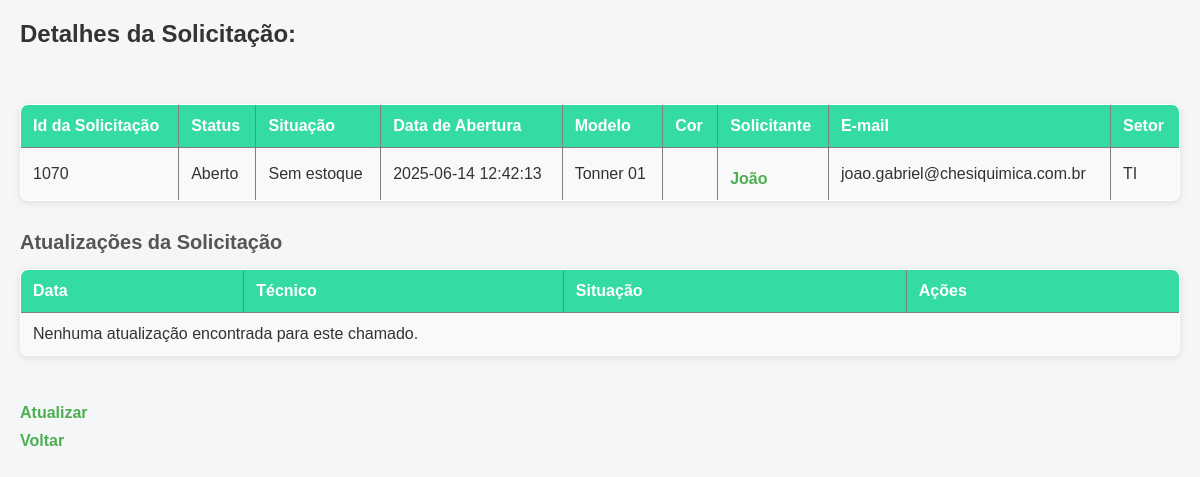
The app's page /dashboard/telainicial/GerenciarTonner/detalhesTonner.php?id=1070 (signed in) with its own data.
### tables this page shows
CREATE TABLE `tonnersolicitacao` (
  `solicitacaoId` int(20) NOT NULL,
  `status` varchar(20) NOT NULL,
  `corTonner` varchar(20) DEFAULT NULL,
  `dtAbertura` datetime NOT NULL DEFAULT current_timestamp(),
  `dtFechamento` datetime DEFAULT NULL,
  `autorId` int(20) NOT NULL,
  `autorNome` varchar(40) NOT NULL,
  `autorEmail` varchar(60) NOT NULL,
  `autorSetor` varchar(40) NOT NULL,
  `situacao` varchar(40) DEFAULT NULL,
  `impressoraId` int(20) NOT NULL,
  `tonnerId` int(20) NOT NULL
);

CREATE TABLE `itens` (
  `id` int(11) NOT NULL,
  `nome` varchar(100) NOT NULL,
  `tipo` varchar(50) NOT NULL
);

### php/Conexao.php (called while the page is built, shortened)
<?php
    class Conexao{
        private $dbname = "glpi_teste";
        private $user = "root";
        private $password ="";
        private $host = "localhost";
        public function __construct() {
            try {
                $this->conn = new PDO("mysql:host=$this->host;dbname=$this->dbname", $this->user, $this->password);
            } catch (PDOException $e) {
                echo "Erro de conexão: " . $e->getMessage();
            }
        }
    }
?>

### php/Tonner.php (called while the page is built, shortened)
<?php
require_once 'Conexao.php';
class Tonner extends Conexao {
    public function listarTonnerPorId($idAtual) {
    $sql = "SELECT ts.*, i.nome
            FROM tonnerSolicitacao ts
            JOIN itens i ON ts.tonnerId = i.id
            WHERE ts.solicitacaoId = :id";
    $stmt = $this->conn->prepare($sql);
    $stmt->bindParam(':id', $idAtual, PDO::PARAM_INT);
    $stmt->execute();
    return $stmt->fetch(PDO::FETCH_ASSOC);
}
}

### dashboard/telainicial/GerenciarTonner/detalhesTonner.php (the view, shortened to what this page needs)
<?php
require_once '..\..\..\php/Tonner.php';
if (isset($_GET['id']) && is_numeric($_GET['id'])) {
    $solicitacaoId = $_GET['id'];
} else {
    die('ID da solicitação inválido.');
}
$idAtual = $solicitacaoId;
$tonner = new Tonner();
$detalhesTonner = $tonner->listarTonnerporId($idAtual);
$atualizacoesTonner = $tonner->listarAtualizacoesPorSolicitacao($solicitacaoId);
$statusEstoque = 'Sem estoque';
?>
<!DOCTYPE html>
<html lang="pt-BR">
<head>
    <link rel="stylesheet" href="/gerenciadorti/css/detalhesTonner.css">
</head>
<body>
<h1>Detalhes da Solicitação:</h1>
<br><br>
<table border="1">
    <tr>
        <th>Id da Solicitação</th>
        <th>Status</th>
        <th>Situação</th>
        <th>Data de Abertura</th>
        <th>Modelo</th>
        <th>Cor</th>
        <th>Solicitante</th>
        <th>E-mail</th>
        <th>Setor</th>
    </tr>
    <tr>
        <td><?= htmlspecialchars($detalhesTonner['solicitacaoId']) ?></td>
        <td><?= htmlspecialchars($detalhesTonner['status']) ?></td>
        <td><?= htmlspecialchars($statusEstoque) ?></td>
        <td><?= htmlspecialchars($detalhesTonner['dtAbertura']) ?></td>
        <td><?= htmlspecialchars($detalhesTonner['nome']) ?></td>
        <td><?= htmlspecialchars($detalhesTonner['corTonner']) ?></td>
        <td><a href="detalhesUsuario.php?id=<?= urlencode($detalhesTonner['autorId']) ?>"><?= htmlspecialchars($detalhesTonner['autorNome']) ?></a></td>
        <td><?= htmlspecialchars($detalhesTonner['autorEmail']) ?></td>
        <td><?= htmlspecialchars($detalhesTonner['autorSetor']) ?></td>
    </tr>
</table>
<h2>Atualizações da Solicitação</h2>
<table border= "1">
    <tr>
        <th>Data</th>
        <th>Técnico</th>
        <th>Situação</th>
        <th>Ações</th>
    </tr>
    <?php if (!empty($atualizacoesTonner)) : ?>
        <?php foreach ($atualizacoesTonner as $atualizacao) : ?>
            <tr>
                <td><?= htmlspecialchars($atualizacao['dtAtualizacao']) ?></td>
                <td><?= htmlspecialchars($atualizacao['tecnico']) ?></td>
                <td><?= htmlspecialchars($atualizacao['situacao']) ?></td>
                <td>
                    <a href="excluirAtualizacao2.php?id_atualizacao=<?= urlencode($atualizacao['id_atualizacao']) ?>&id_chamado=<?= urlencode($solicitacaoId) ?>&status=<?= urlencode($detalhesTonner['status']) ?>">Excluir</a>
                </td>
            </tr>
        <?php endforeach; ?>
    <?php else : ?>
        <tr><td colspan="4">Nenhuma atualização encontrada para este chamado.</td></tr>
    <?php endif; ?>
    </table>
<br>
<a href="atualizarTonner.php?id=<?= urlencode($idAtual) ?>&status=<?= urlencode($detalhesTonner['status']) ?>&statusEstoque=<?= urlencode($statusEstoque) ?>&tonnerId=<?= urlencode($detalhesTonner['tonnerId']) ?>">Atualizar</a>
<br>
<a href="listarTonner.php">Voltar</a>
</body>
</html>

### css/detalhesTonner.css (style rules this page uses)
* { margin: 0; padding: 0; box-sizing: border-box; }
body { font-family: Arial, sans-serif; background-color: #f4f6f8; color: #333; padding: 20px; }
h1 { font-size: 24px; margin-bottom: 20px; color: #333; }
h2 { font-size: 20px; margin-top: 30px; margin-bottom: 15px; color: #555; }
table { width: 100%; border-collapse: collapse; margin-bottom: 20px; background-color: #fff; border-radius: 8px; overflow: hidden; box-shadow: 0 2px 8px rgba(0,0,0,0.1); }
th { background-color: #34DCA2; color: white; padding: 12px; text-align: left; font-weight: 600; }
td { padding: 12px; border-bottom: 1px solid #ddd; }
tr:nth-child(even) { background-color: #f9f9f9; }
a { display: inline-block; margin-top: 10px; text-decoration: none; color: #4CAF50; font-weight: bold; }

### records on screen
tonnersolicitacao: solicitacaoId "1070", status "Aberto", dtAbertura "2025-06-14 12:42:13", tonnerId.nome "Tonner 01", autorNome "João", autorEmail "joao.gabriel@chesiquimica.com.br", autorSetor "TI"

### other values on screen
$statusEstoque "Sem estoque"
